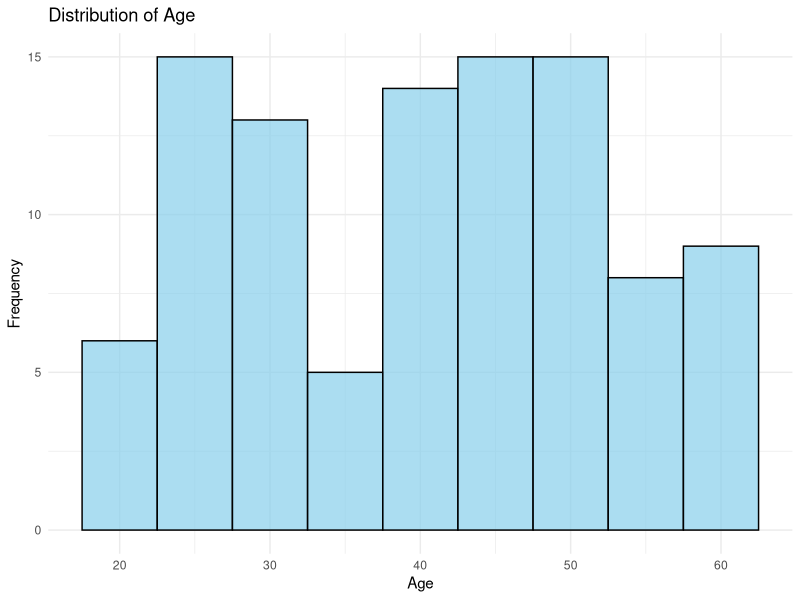
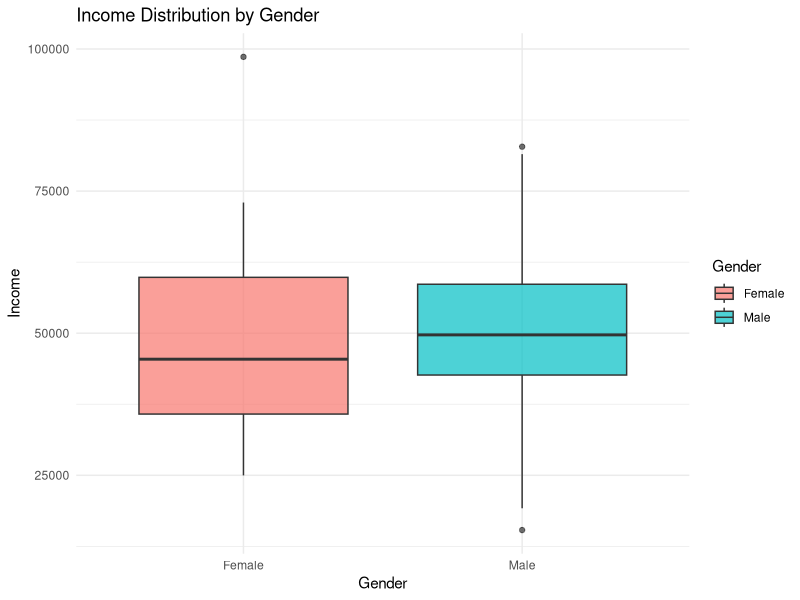

These charts were generated, in order, by the following R code:
# Generate random data
set.seed(123)  # Setting seed for reproducibility
data <- data.frame(
  ID = 1:100,
  Age = sample(18:60, 100, replace = TRUE),
  Income = round(rnorm(100, mean = 50000, sd = 15000), 2),
  Gender = sample(c("Male", "Female"), 100, replace = TRUE)
)

# Display the first few rows of the data
print("First few rows of the data:")
head(data)

# Summary statistics of the data
print("Summary statistics:")
summary(data)

# Install ggplot2 package if not already installed
if (!require(ggplot2)) {
  install.packages("ggplot2")
}

# Load ggplot2 for visualization
library(ggplot2)

# Create a histogram of the 'Age' column
ggplot(data, aes(x = Age)) +
  geom_histogram(binwidth = 5, fill = "skyblue", color = "black", alpha = 0.7) +
  labs(title = "Distribution of Age", x = "Age", y = "Frequency") +
  theme_minimal()

# Create a boxplot of 'Income' by 'Gender'
ggplot(data, aes(x = Gender, y = Income, fill = Gender)) +
  geom_boxplot(alpha = 0.7) +
  labs(title = "Income Distribution by Gender", x = "Gender", y = "Income") +
  theme_minimal()

# Calculate mean income by gender
mean_income_by_gender <- aggregate(Income ~ Gender, data, mean)
print("Mean Income by Gender:")
print(mean_income_by_gender)
